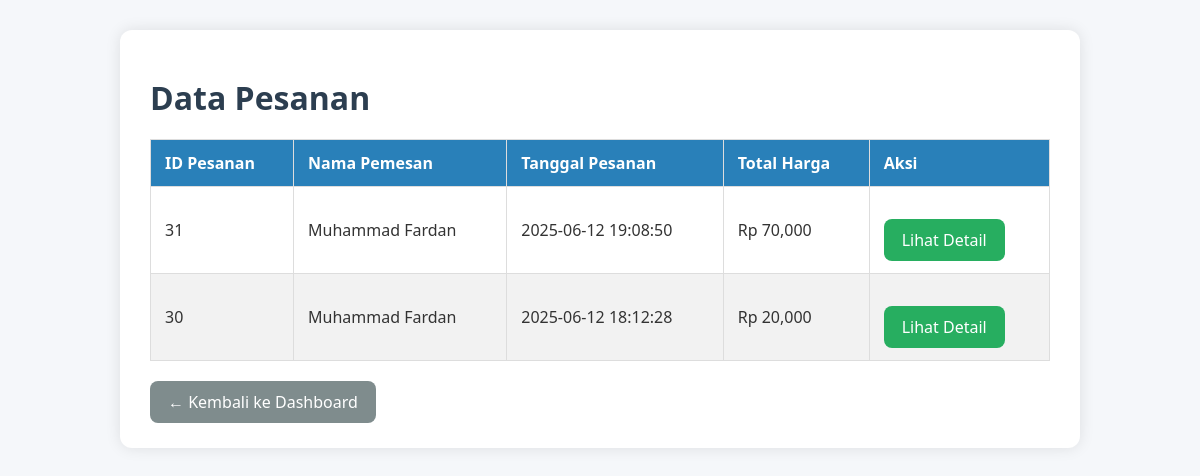
Page /dashboard_admin/admin_orders.php on the committed database.
### tables this page shows
CREATE TABLE `orders` (
  `id` int(11) NOT NULL,
  `user_id` int(11) DEFAULT NULL,
  `user_email` varchar(255) DEFAULT NULL,
  `full_name` varchar(255) DEFAULT NULL,
  `phone` varchar(20) DEFAULT NULL,
  `address` text DEFAULT NULL,
  `city` varchar(100) DEFAULT NULL,
  `postal_code` varchar(20) DEFAULT NULL,
  `payment_method` int(11) DEFAULT NULL,
  `total_price` decimal(10,2) DEFAULT NULL,
  `order_date` datetime DEFAULT current_timestamp()
);

### dashboard_admin/admin_orders.php (the view, shortened to what this page needs)
<?php
$host = 'localhost';
$username = 'root';
$password = '';
$database = 'project_ukl_ku';
$conn = new mysqli($host, $username, $password, $database);
$query = "SELECT * FROM orders ORDER BY order_date DESC";
$result = $conn->query($query);
?>
<!DOCTYPE html>
<html>
<head>
    <link rel="stylesheet" href="admin_order.css">
</head>
<body>
    <div class="container">
        <h1>Data Pesanan</h1>
        <table>
            <thead>
                <tr>
                    <th>ID Pesanan</th>
                    <th>Nama Pemesan</th>
                    <th>Tanggal Pesanan</th>
                    <th>Total Harga</th>
                    <th>Aksi</th>
                </tr>
            </thead>
            <tbody>
                <?php while ($order = $result->fetch_assoc()) { ?>
                    <tr>
                        <td><?= $order['id']; ?></td>
                        <td><?= htmlspecialchars($order['full_name']); ?></td>
                        <td><?= $order['order_date']; ?></td>
                        <td>Rp <?= number_format($order['total_price'], 3, ',', '.'); ?></td>
                        <td><a href="admin_order_detail.php?id=<?= $order['id']; ?>" class="btn">Lihat Detail</a></td>
                    </tr>
                <?php } ?>
            </tbody>
        </table>
        <a href="dashboard.php" class="btn back">← Kembali ke Dashboard</a>
    </div>
</body>
</html>

### dashboard_admin/admin_order.css (style rules this page uses)
body { font-family: 'Segoe UI', Tahoma, Geneva, Verdana, sans-serif; background: #f5f7fa; color: #333; margin: 0; padding: 0; }
.container { width: 90%; max-width: 900px; margin: 30px auto; background: #fff; padding: 25px 30px; border-radius: 12px; box-shadow: 0 0 15px rgba(0,0,0,0.1); }
h1, h2 { color: #2c3e50; margin-bottom: 20px; }
table { width: 100%; border-collapse: collapse; margin-top: 20px; }
table th, table td { border: 1px solid #ddd; padding: 12px 14px; text-align: left; }
table th { background-color: #2980b9; color: white; }
table tr:nth-child(even) { background-color: #f2f2f2; }
.btn { display: inline-block; padding: 10px 18px; background-color: #27ae60; color: white; text-decoration: none; border-radius: 8px; margin-top: 20px; transition: 0.3s; }
.btn.back { background-color: #7f8c8d; }

### rows in the picture
orders: id "31", full_name "Muhammad Fardan", order_date "2025-06-12 19:08:50", total_price "70,000"
orders: id "30", full_name "Muhammad Fardan", order_date "2025-06-12 18:12:28", total_price "20,000"
